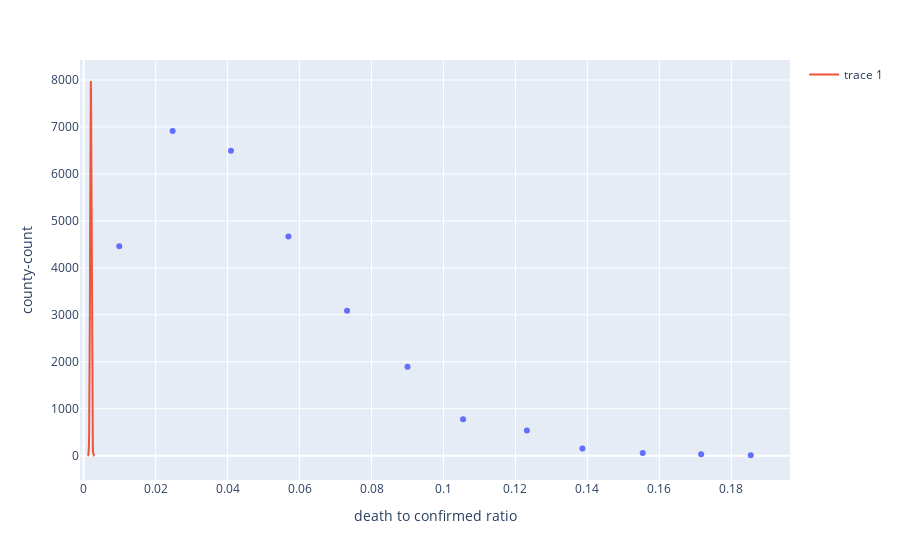

The notebook cell saved with this chart:
### Code cell
xx = [bucket_sum[i]/bucket_counts[i] for i in range(12)]
fig = px.scatter(x=xx, y=bucket_counts)
fig.update_layout(
    xaxis_title="death to confirmed ratio",
    yaxis_title="county-count"
)

# Mock what the normal dist SHOULD look like
samples = np.random.normal(size=10000)
bins = np.linspace(-5, 5, 30)
histogram, bins = np.histogram(samples, bins=bins, density=True)
bin_centers = np.array(0.5*(bins[1:] + bins[:-1]))
pdf = stats.norm.pdf(bin_centers) 
pdf = pdf * 20000
bin_centers = bin_centers / 5000 + .002

fig.add_trace(go.Scatter(x=bin_centers, y=pdf))
fig.show()

### Figure 1 — Plotly figure (JSON) as saved in the notebook; plotly's stock layout.template omitted (floating-point values rounded to 4 significant figures)
{"data": [{"hoverlabel": {"namelength": 0}, "hovertemplate": "x=%{x}<br>y=%{y}", "legendgroup": "", "marker": {"color": "#636efa", "symbol": "circle"}, "mode": "markers", "name": "", "showlegend": false, "type": "scatter", "x": [0.00989, 0.02473, 0.04094, 0.0569, 0.07319, 0.08999, 0.1054, 0.1232, 0.1386, 0.1554, 0.1716, 0.1854], "xaxis": "x", "y": [4460, 6915, 6492, 4668, 3086, 1894, 773, 536, 153, 56, 31, 9], "yaxis": "y"}, {"type": "scatter", "x": [0.001034, 0.001103, 0.001172, 0.001241, 0.00131, 0.001379, 0.001448, 0.001517, 0.001586, 0.001655, 0.001724, 0.001793, 0.001862, 0.001931, 0.002, 0.002069, 0.002138, 0.002207, 0.002276, 0.002345, 0.002414, 0.002483, 0.002552, 0.002621, 0.00269, 0.002759, 0.002828, 0.002897, 0.002966], "y": [0.06937, 0.3454, 1.527, 5.994, 20.89, 64.64, 177.6, 433.3, 938.5, 1805.0, 3082.0, 4673.0, 6290.0, 7518.0, 7979.0, 7518.0, 6290.0, 4673.0, 3082.0, 1805.0, 938.5, 433.3, 177.6, 64.64, 20.89, 5.994, 1.527, 0.3454, 0.06937]}], "layout": {"legend": {"tracegroupgap": 0}, "margin": {"t": 60}, "xaxis": {"anchor": "y", "domain": [0, 1], "title": {"text": "death to confirmed ratio"}}, "yaxis": {"anchor": "x", "domain": [0, 1], "title": {"text": "county-count"}}}}
